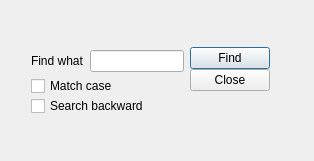
<?xml version="1.0" encoding="UTF-8"?>
<ui version="4.0">
 <class>FindDialogClass</class>
 <widget class="QDialog" name="FindDialogClass">
  <property name="geometry">
   <rect>
    <x>0</x>
    <y>0</y>
    <width>314</width>
    <height>161</height>
   </rect>
  </property>
  <property name="windowTitle">
   <string>FindDialog</string>
  </property>
  <widget class="QWidget" name="horizontalLayoutWidget">
   <property name="geometry">
    <rect>
     <x>20</x>
     <y>30</y>
     <width>261</width>
     <height>101</height>
    </rect>
   </property>
   <layout class="QHBoxLayout" name="horizontalLayout">
    <item>
     <layout class="QVBoxLayout" name="verticalLayout_3">
      <property name="spacing">
       <number>0</number>
      </property>
      <item>
       <layout class="QHBoxLayout" name="horizontalLayout_2">
        <property name="topMargin">
         <number>9</number>
        </property>
        <item>
         <widget class="QLabel" name="label">
          <property name="text">
           <string>Find what</string>
          </property>
         </widget>
        </item>
        <item>
         <widget class="QLineEdit" name="lineEdit"/>
        </item>
       </layout>
      </item>
      <item>
       <spacer name="verticalSpacer_2">
        <property name="orientation">
         <enum>Qt::Vertical</enum>
        </property>
        <property name="sizeHint" stdset="0">
         <size>
          <width>20</width>
          <height>40</height>
         </size>
        </property>
       </spacer>
      </item>
      <item>
       <widget class="QCheckBox" name="checkBox">
        <property name="layoutDirection">
         <enum>Qt::LeftToRight</enum>
        </property>
        <property name="text">
         <string>Match case</string>
        </property>
       </widget>
      </item>
      <item>
       <widget class="QCheckBox" name="checkBox_2">
        <property name="layoutDirection">
         <enum>Qt::LeftToRight</enum>
        </property>
        <property name="text">
         <string>Search backward</string>
        </property>
       </widget>
      </item>
      <item>
       <spacer name="verticalSpacer_3">
        <property name="orientation">
         <enum>Qt::Vertical</enum>
        </property>
        <property name="sizeHint" stdset="0">
         <size>
          <width>20</width>
          <height>40</height>
         </size>
        </property>
       </spacer>
      </item>
     </layout>
    </item>
    <item>
     <layout class="QVBoxLayout" name="verticalLayout_4">
      <property name="spacing">
       <number>0</number>
      </property>
      <property name="topMargin">
       <number>6</number>
      </property>
      <property name="bottomMargin">
       <number>6</number>
      </property>
      <item>
       <widget class="QPushButton" name="findbutton">
        <property name="text">
         <string>Find</string>
        </property>
       </widget>
      </item>
      <item>
       <widget class="QPushButton" name="closebutton">
        <property name="text">
         <string>Close</string>
        </property>
       </widget>
      </item>
      <item>
       <spacer name="verticalSpacer">
        <property name="orientation">
         <enum>Qt::Vertical</enum>
        </property>
        <property name="sizeHint" stdset="0">
         <size>
          <width>20</width>
          <height>40</height>
         </size>
        </property>
       </spacer>
      </item>
     </layout>
    </item>
   </layout>
  </widget>
 </widget>
 <layoutdefault spacing="6" margin="11"/>
 <resources>
  <include location="finddialog.qrc"/>
 </resources>
 <connections/>
</ui>
